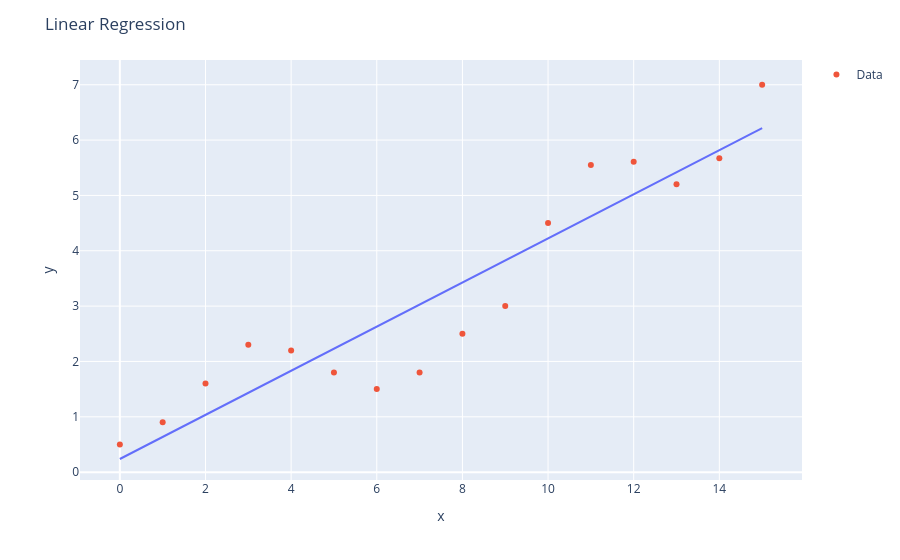

Notebook code cell kept with this figure:
### Markdown cell above
Plot the regrsession line and the data points

### Code cell
fig = px.line(line_df, x='x', y='y')
fig.add_scatter(x=data['x'], y=data['y'], mode='markers', name='Data')
fig.update_layout(title='Linear Regression')
fig.show()

### Figure 1 — Plotly figure (JSON) as saved in the notebook; plotly's stock layout.template omitted (floating-point values rounded to 4 significant figures)
{"data": [{"hovertemplate": "x=%{x}<br>y=%{y}<extra></extra>", "legendgroup": "", "line": {"color": "#636efa", "dash": "solid"}, "marker": {"symbol": "circle"}, "mode": "lines", "name": "", "orientation": "v", "showlegend": false, "type": "scatter", "x": [0, 1, 2, 3, 4, 5, 6, 7, 8, 9, 10, 11, 12, 13, 14, 15], "xaxis": "x", "y": [0.2374, 0.636, 1.035, 1.433, 1.832, 2.23, 2.629, 3.028, 3.426, 3.825, 4.223, 4.622, 5.021, 5.419, 5.818, 6.216], "yaxis": "y"}, {"mode": "markers", "name": "Data", "type": "scatter", "x": [0, 1, 2, 3, 4, 5, 6, 7, 8, 9, 10, 11, 12, 13, 14, 15], "y": [0.5, 0.9, 1.6, 2.3, 2.2, 1.8, 1.5, 1.8, 2.5, 3, 4.5, 5.55, 5.61, 5.2, 5.67, 7]}], "layout": {"legend": {"tracegroupgap": 0}, "margin": {"t": 60}, "title": {"text": "Linear Regression"}, "xaxis": {"anchor": "y", "domain": [0, 1], "title": {"text": "x"}}, "yaxis": {"anchor": "x", "domain": [0, 1], "title": {"text": "y"}}}}
